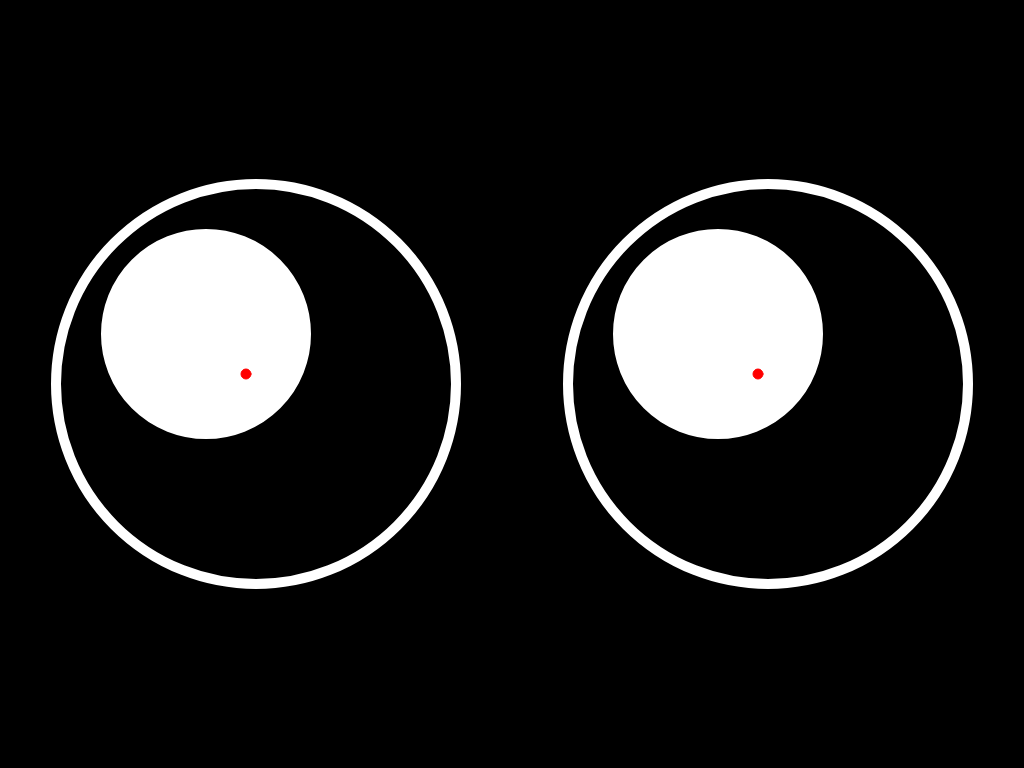
Frame 1 (no input)
Frame 60 (no input): identical to frame 1, image omitted
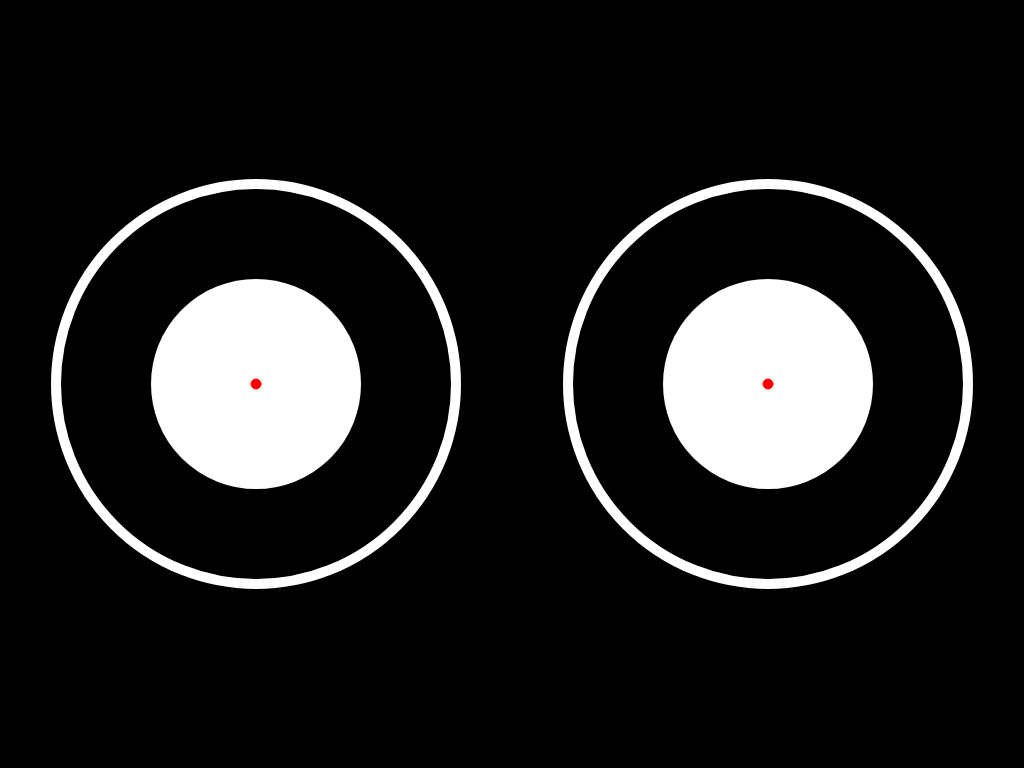
Frame 120 (the mouse pressed at the canvas centre since frame 60)

The p5.js sketch that drew these frames (run headless with seeded random() and noise() and a simulated clock; from frame 60 on, the mouse is pressed at the canvas centre):

// p5.js sketch
// ── sketch.js
function setup() {
  createCanvas(1024,768)
}

function draw() {
  background(0)
  //outline
  noFill()
  stroke(255)
  strokeWeight(10)
  ellipse(width/4, height/2, 400, 400)
  ellipse(3*width/4, height/2, 400, 400)

  //pupils
  fill(255)
  leftx = map(mouseX, 0, width, width/4-50, width/4+50)
  lefty = map(mouseY, 0, height, height/2-50, height/2+50)
  rightx = map(mouseX, 0, width, 3*width/4-50, 3*width/4+50)
  righty = map(mouseY, 0, height, height/2-50, height/2+50)
  ellipse(leftx, lefty, 200, 200)
  ellipse(rightx, righty, 200, 200)

  //red dots

  rleftx = map(mouseX, 0, width, width/4-10, width/4+10)
  rlefty = map(mouseY, 0, height, height/2-10, height/2+10)
  rrightx = map(mouseX, 0, width, 3*width/4-10, 3*width/4+10)
  rrighty = map(mouseY, 0, height, height/2-10, height/2+10)
  fill(255, 0, 0)
  strokeWeight(1)
  stroke(255, 0, 0)
  ellipse(rleftx, rlefty, 10, 10)
  ellipse(rrightx, rrighty, 10, 10)

}
